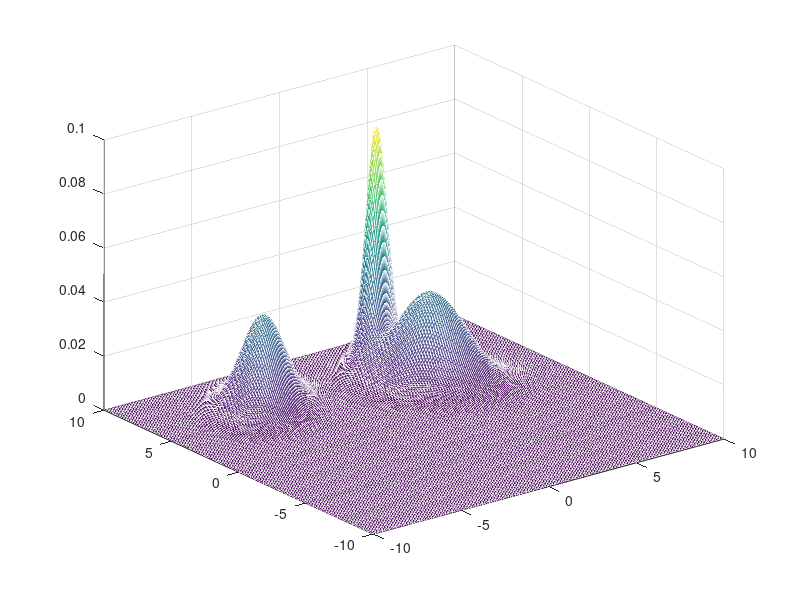
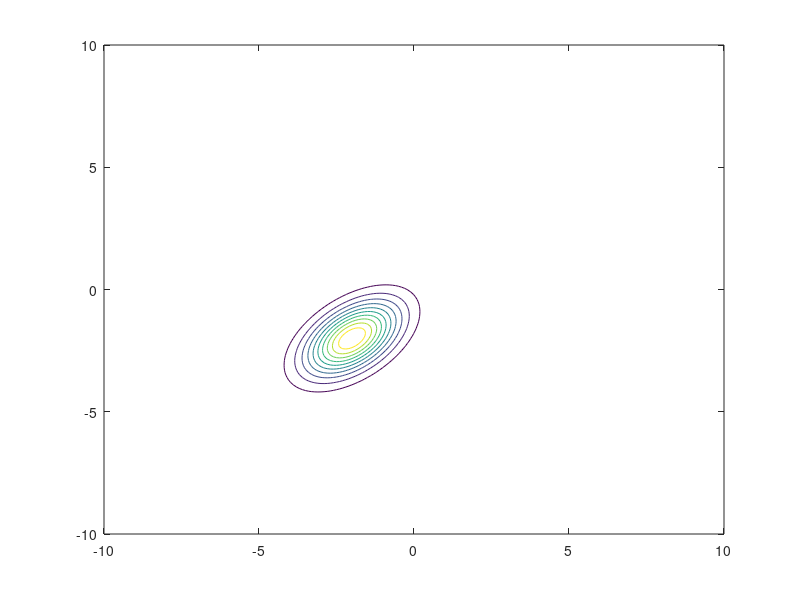
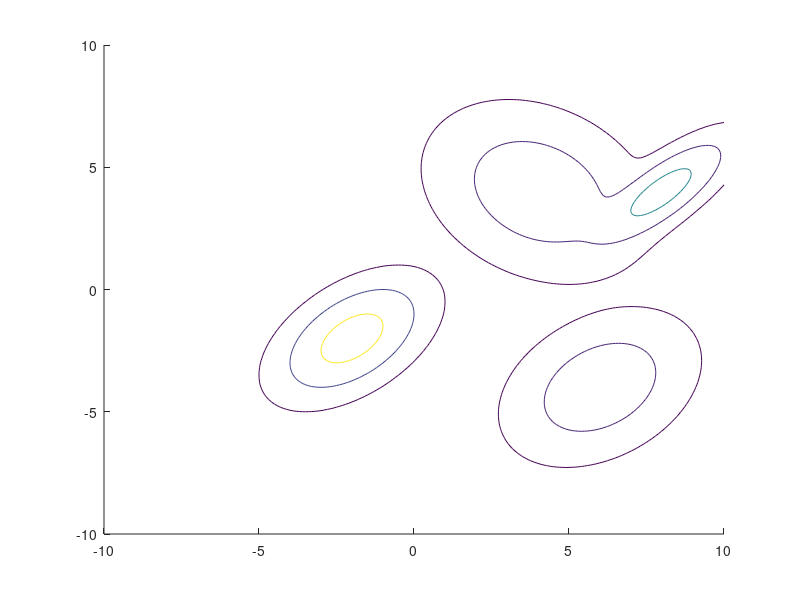

Reproduce these figures in MATLAB, in order.
clear;
close all;
clc;

% polimodalna gausova raspodela
% npr f(x) = 0.5f1(x) + 0.5f2(x)

% M i S su paremetri gausove raspode;a
% d^2 kriva - kriva gde je fgv konstantna
% - secemo fgv ravni

M0 = [-2, -2]';
S0 = [1, 0.5; 0.5, 1];
M1 = [4, 4]';
S1 = [2, -0.5; -0.5, 2];
M2 = [4, 8]';
S2 = [0.9, 0.7; 0.7, 0.9];
M3 = [-4, 6]';
S3 = [1.5, 0.5; 0.5, 1.5];

x = -10:0.1:10;
y = -10:0.1:10;

f0 = zeros(length(x), length(y));
f1 = zeros(length(x), length(y));
f2 = zeros(length(x), length(y));
f3 = zeros(length(x), length(y));
f = f3;

for i = 1:length(x)
    for j = 1:length(y)
        X = [x(i); y(j)];
        f0(i, j) = 1/(2*pi*det(S0)^0.5) * ...
            exp(-0.5*(X - M0)'*inv(S0)*(X - M0));
        f1(i, j) = 1/(2*pi*det(S1)^0.5) * ...
            exp(-0.5*(X - M1)'*inv(S1)*(X - M1));
        f2(i, j) = 1/(2*pi*det(S2)^0.5) * ...
            exp(-0.5*(X - M2)'*inv(S2)*(X - M2));
        f3(i, j) = 1/(2*pi*det(S3)^0.5) * ...
            exp(-0.5*(X - M3)'*inv(S3)*(X - M3));
        f(i, j) = 0.4*f1(i, j) + 0.3*f2(i, j) + 0.3*f3(i, j);
    end
end

figure(1)
mesh(x, y, f');

% D2 krive
% (X - M0)'*inv(S0)*(X - M0) - statisticko odstojanje, 
% ono je jednako ovom vektoru d2

d2 = [1, 4, 9];

figure(2);
contour(x, y, f0);

% prag - const_ispred_raspodele * exp(-0.5*d2)
prag = max(max(f0))*exp(-0.5*d2);
figure(3);
hold all;
contour(x, y, f0, prag);

prag = max(max(f))*exp(-0.5*d2);
contour(x, y, f, prag);